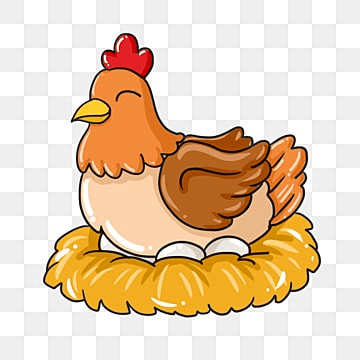
#> input picture Gallina.png, 360 x 360 px
$ python p7-Gallina-1343.py
#> lines starting #> are read from the running program, lines starting #| are printed output that depends on the picture
# Daniel Nieves NC=1343
import os
import sys

# 1. Intentar importar librerías con manejo de error
try:
    import cv2
    import matplotlib.pyplot as plt
except ModuleNotFoundError as e:
    print(f"❌ Error de librerías: {e}")
    print("Ejecuta en la terminal: python -m pip install opencv-python matplotlib")
    sys.exit(1)

# 2. Definir nombre de la imagen y verificar que exista en disco
nombre_imagen = 'Gallina.png'

if not os.path.exists(nombre_imagen):
    print(f"❌ Error: No se encontró el archivo '{nombre_imagen}' en la ruta actual:")
    print(f"   Ruta actual: {os.getcwd()}")
    print("   Verifica que la imagen esté en la misma carpeta que este script.")
    sys.exit(1)

# 3. Cargar imagen desde disco (OpenCV la lee en formato BGR)
img_bgr = cv2.imread(nombre_imagen)
#> img_bgr is the input picture: shape (360, 360, 3); mean B, G, R 181, 208, 231.4

if img_bgr is None:
    print(f"❌ Error: OpenCV no pudo leer el archivo '{nombre_imagen}'. Verifica que el formato o el archivo no esté dañado.")
    sys.exit(1)

# 4. Conversiones de color
img_rgb = cv2.cvtColor(img_bgr, cv2.COLOR_BGR2RGB)
img_gray = cv2.cvtColor(img_bgr, cv2.COLOR_BGR2GRAY)
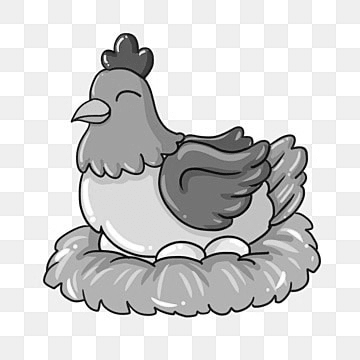
#> img_gray: shape (360, 360); min 1, max 255, mean 211.9

# 5. Mostrar los resultados comparativos
fig, axes = plt.subplots(1, 3, figsize=(12, 4))

axes[0].imshow(img_bgr)
axes[0].set_title("Original en OpenCV 1343 (BGR incorrecto)")

axes[1].imshow(img_rgb)
axes[1].set_title("Convertido a RGB 1343")

axes[2].imshow(img_gray, cmap='gray')
axes[2].set_title("Escala de Grises 1343")

for ax in axes:
    ax.axis('off')

plt.tight_layout()
plt.show()
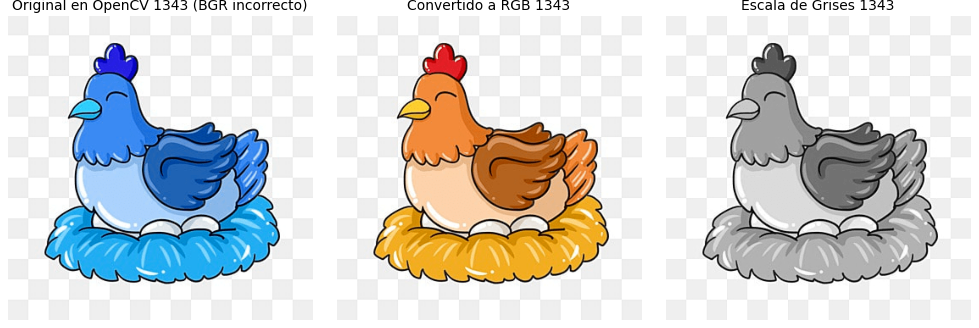
#> figure drawn by matplotlib, 3 panels; B, G, R data is drawn as R, G, B

print("Daniel Nieves NC=1343")
